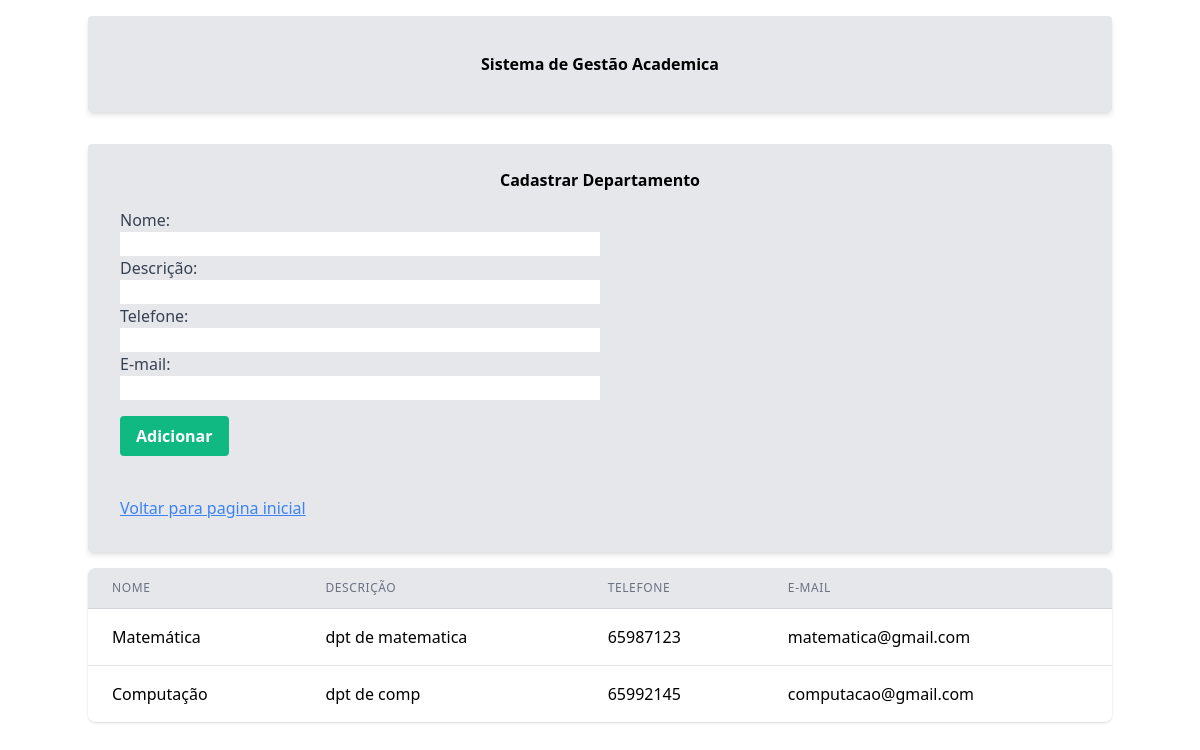
Before: /cadastrar_departamento/ with the older database file.
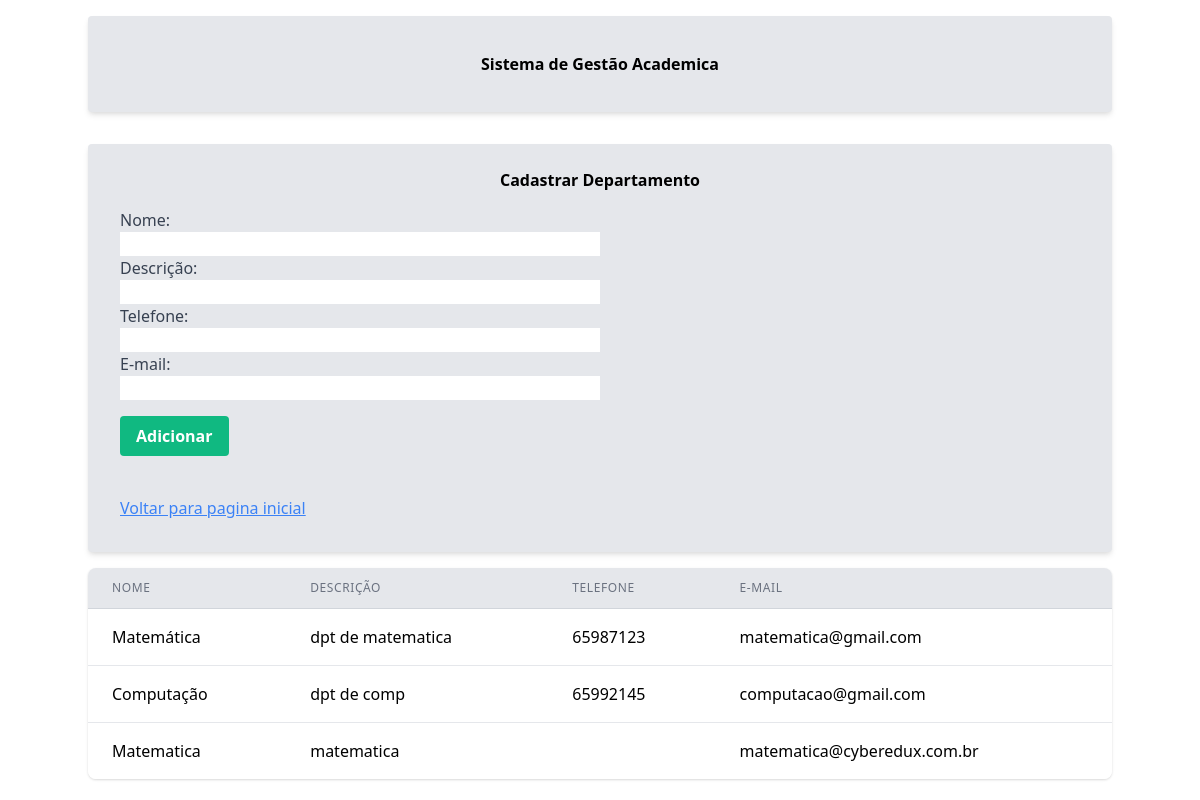
After: the same page with the newer database file.
### sistema_academico/models.py (models this page shows, shortened)
class Departamento(models.Model):
    nome = models.CharField(max_length=100)
    descricao = models.TextField()
    telefone = models.CharField(max_length=20, null=True, blank=True)
    email = models.EmailField()

### sistema_academico/views.py (the view, shortened to what this page needs)
# urls.py: path('cadastrar_departamento/',views.Cadastrar_departamento, name='cadastrar_departamento'),
def Cadastrar_departamento(request):
    departamentos = Departamento.objects.all()
    return render(request, 'cadastrar_departamento.html', {'departamentos':departamentos})

### sistema_academico/templates/cadastrar_departamento.html (shortened to what this page needs)
{% extends 'base.html' %}
{% block content %}
<form method="POST" class="bg-gray-200 shadow-md rounded px-8 pt-6 pb-8 mt-8 mb-4  divide-gray-200">
    <div>
        <div class="flex justify-center">
            <h1 class="mx-auto text-black font-bold mb-4">Cadastrar Departamento</h1>
        </div>
        <div>
            <label for="nome" class="block text-gray-700">Nome:</label>
            <input type="text" id="nome" name="nome" class="w-1/2"><br>
        </div>
        <div>
            <label for="descricao" class="block text-gray-700">Descrição:</label>
            <input type="text" id="descricao" name="descricao" class="w-1/2"><br>
        </div>
        <div>
            <label for="telefone" class="block text-gray-700">Telefone:</label>
            <input type="text" id="telefone" name="telefone" class="w-1/2"><br>
        </div>
        <div>
            <label for="email" class="block text-gray-700">E-mail:</label>
            <input type="text" id="email" name="email" class="w-1/2"><br>
        </div>
        <div class="flex items-center justify-between py-4">
            <button type="submit" class="bg-green-500 hover:bg-green-700 text-white font-bold py-2 px-4 rounded">
                Adicionar
            </button>
        </div>
        <br>
    </div>
    <a href="{% url 'home' %}" class="text-blue-500 underline">Voltar para pagina inicial</a>
</form>
<table class="min-w-full divide-y divide-gray-300 bg-white shadow overflow-hidden sm:rounded-lg mb-6">
    <thead class="bg-gray-200">
        <tr>
            <th class="px-6 py-3 text-left text-xs font-medium text-gray-500 uppercase tracking-wider">Nome</th>
            <th class="px-6 py-3 text-left text-xs font-medium text-gray-500 uppercase tracking-wider">Descrição</th>
            <th class="px-6 py-3 text-left text-xs font-medium text-gray-500 uppercase tracking-wider">Telefone</th>
            <th class="px-6 py-3 text-left text-xs font-medium text-gray-500 uppercase tracking-wider">E-mail</th>
        </tr>
    </thead>
    <tbody class="bg-white divide-y divide-gray-200">
        {% for departamento in departamentos %}
        <tr>
            <td class="px-6 py-4 whitespace-nowrap">{{ departamento.nome }}</td>
            <td class="px-6 py-4 whitespace-nowrap">{{ departamento.descricao }}</td>
            <td class="px-6 py-4 whitespace-nowrap">{{ departamento.telefone }}</td>
            <td class="px-6 py-4 whitespace-nowrap">{{ departamento.email }}</td>
        </tr>
        {% empty %}
        <tr>
            <td colspan="5" class="px-6 py-4 whitespace-nowrap">Nenhum departamento encontrado.</td>
        </tr>
        {% endfor %}
    </tbody>
    </div>
{% endblock %}

Changed rows visible on the page:
added Departamento: nome "Matematica", descricao "matematica", email "matematica@cyberedux.com.br"
